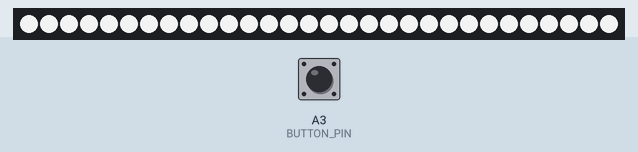
Simulated run of this sketch. Board: Arduino Uno, built with avr-gcc and run on an emulated ATmega328P. Shown: 30 RGB LEDs in strip order, left to right. Inputs (shaded band) come from the test bench; at power-on: A3 (BUTTON_PIN) HIGH. Dim RGB values are drawn brighter than linear; EEPROM starts erased.

Above: at 1.2 s.
1.3 s: A3 (BUTTON_PIN) pulled LOW for 1 s
At 1.75 s:
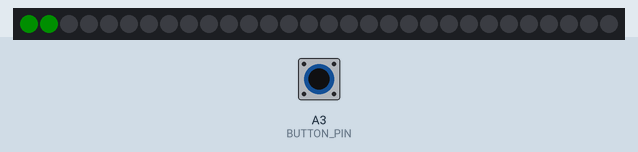
3.8 s: A3 (BUTTON_PIN) pulled LOW for 3.2 s
At 6.44 s:
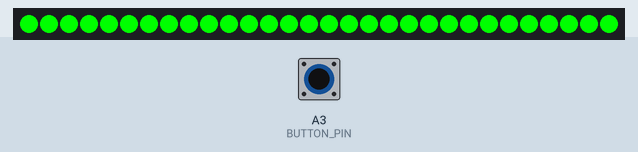
8.5 s: A3 (BUTTON_PIN) pulled LOW for 1 s
At 8.94 s:
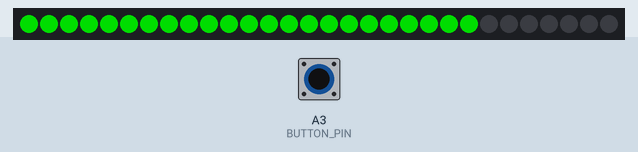
Timing chart, 0 to 11.5 s (numbered marks = the images above; inputs shaded):
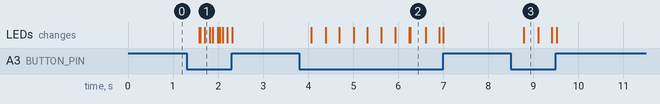

The sketch:

whitepoint.ino
```cpp
/*************************************************************************


    [2024] - WAVELIGHTS - Markus E. Loeffler
    All Rights Reserved.

*/
#include <EEPROM.h>
#include <Adafruit_NeoPixel.h>

#define LED_COUNT 30
#define LED_COUNT_HALF (LED_COUNT / 2)
#define LED_PIN 1
#define BUTTON_PIN A3

Adafruit_NeoPixel ledStrip(LED_COUNT, LED_PIN, NEO_GRB + NEO_KHZ800);
uint8_t gColorEEPROM;
uint8_t gBrightEEPROM;
uint8_t gBright2;

uint16_t gButtonState = 0;  // Current debounce status
bool gWasLongPress = false;


// Service routine called by a timer interrupt
bool DebounceSwitch()
{
  gButtonState = (gButtonState << 1) | (digitalRead(BUTTON_PIN) == LOW ? 1 : 0) | 0xe000;
  if (gButtonState == 0xffff) {
    gBright2 = (gBright2 + 1) % 256;
    gBrightEEPROM = gBright2 > 127 ? 255 - gBright2 : gBright2;
    gWasLongPress = true;
    uint8_t pressVal = gBrightEEPROM * LED_COUNT / 127;
    for (uint8_t c = 0; c < LED_COUNT; ++c)
      ledStrip.setPixelColor(c, pressVal >= c ? 0x0000ff00 : 0);
  }
  if (gButtonState == 0xf000)
    return true;
  else
    return false;
}


void setup()
{
  pinMode(BUTTON_PIN, INPUT_PULLUP);
  ledStrip.begin();

  // color and brightsness are stored in EEPROM
  gColorEEPROM = eeprom_read_byte(0);
  gBrightEEPROM = eeprom_read_byte(1);
  gBright2 = gBrightEEPROM;
}


void loop() {

  //------------------------- set global LED brightness

  uint16_t inVal = gBrightEEPROM;
  inVal *= inVal;
  inVal = inVal / 67;
  ledStrip.setBrightness(inVal + 14);

  //------------------------- paint LEDs

  uint32_t color;
  switch (gColorEEPROM % 5)
  {
    case 0:
      color = ledStrip.ColorHSV( 0, 0, 255);
      break;
    case 1:
      color = ledStrip.ColorHSV( 5140, 63, 255);
      break;
    case 2:
      color = ledStrip.ColorHSV( 5140, 127, 255);
      break;
    case 3:
      color = ledStrip.ColorHSV( 5140, 191, 255);
      break;
    default:
      color = ledStrip.ColorHSV( 5140, 230, 255);
  }
  ledStrip.fill(color);

  //------------------------- read button

  bool btn = DebounceSwitch();
  if (btn) {
    if (gWasLongPress) {
      gWasLongPress = false;
      eeprom_write_byte((uint8_t*)1, gBrightEEPROM);
    } else {
      ++gColorEEPROM;
      eeprom_write_byte((uint8_t*)0, gColorEEPROM);
    }
  }

  //------------------------- show LEDs
  ledStrip.show();
  delay(20);
}
```

Measured:
- after the input at 1.3 s, the LEDs: first change after 0.29 s (image 1 shows a later state)
- after the input at 3.8 s, the LEDs: first change after 0.27 s (image 2 shows a later state)
- after the input at 8.5 s, the LEDs: change after 0.29 s (image 3)
